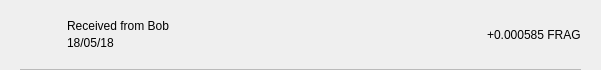
<?xml version="1.0" encoding="UTF-8"?>
<ui version="4.0">
 <class>TxRow</class>
 <widget class="QWidget" name="TxRow">
  <property name="geometry">
   <rect>
    <x>0</x>
    <y>0</y>
    <width>601</width>
    <height>70</height>
   </rect>
  </property>
  <property name="minimumSize">
   <size>
    <width>0</width>
    <height>40</height>
   </size>
  </property>
  <property name="windowTitle">
   <string>Form</string>
  </property>
  <layout class="QVBoxLayout" name="verticalLayout_3">
   <property name="spacing">
    <number>0</number>
   </property>
   <property name="leftMargin">
    <number>0</number>
   </property>
   <property name="topMargin">
    <number>0</number>
   </property>
   <property name="rightMargin">
    <number>0</number>
   </property>
   <property name="bottomMargin">
    <number>0</number>
   </property>
   <item>
    <widget class="QWidget" name="rowContainer" native="true">
     <layout class="QVBoxLayout" name="verticalLayout_2">
      <property name="spacing">
       <number>9</number>
      </property>
      <property name="leftMargin">
       <number>20</number>
      </property>
      <property name="topMargin">
       <number>9</number>
      </property>
      <property name="rightMargin">
       <number>20</number>
      </property>
      <property name="bottomMargin">
       <number>0</number>
      </property>
      <item>
       <widget class="QFrame" name="frame">
        <property name="styleSheet">
         <string notr="true">border:none;</string>
        </property>
        <property name="frameShape">
         <enum>QFrame::StyledPanel</enum>
        </property>
        <property name="frameShadow">
         <enum>QFrame::Raised</enum>
        </property>
        <layout class="QHBoxLayout" name="horizontalLayout" stretch="0,2,0">
         <property name="leftMargin">
          <number>0</number>
         </property>
         <property name="topMargin">
          <number>0</number>
         </property>
         <property name="rightMargin">
          <number>0</number>
         </property>
         <property name="bottomMargin">
          <number>0</number>
         </property>
         <item>
          <widget class="QPushButton" name="icon">
           <property name="focusPolicy">
            <enum>Qt::NoFocus</enum>
           </property>
           <property name="styleSheet">
            <string notr="true">border:none;</string>
           </property>
           <property name="text">
            <string/>
           </property>
           <property name="iconSize">
            <size>
             <width>28</width>
             <height>28</height>
            </size>
           </property>
          </widget>
         </item>
         <item>
          <layout class="QVBoxLayout" name="verticalLayout">
           <property name="spacing">
            <number>3</number>
           </property>
           <property name="leftMargin">
            <number>9</number>
           </property>
           <item>
            <widget class="QLabel" name="lblAddress">
             <property name="styleSheet">
              <string notr="true"/>
             </property>
             <property name="text">
              <string>Received from Bob</string>
             </property>
             <property name="alignment">
              <set>Qt::AlignBottom|Qt::AlignLeading|Qt::AlignLeft</set>
             </property>
            </widget>
           </item>
           <item>
            <widget class="QLabel" name="lblDate">
             <property name="styleSheet">
              <string notr="true"/>
             </property>
             <property name="text">
              <string>18/05/18</string>
             </property>
             <property name="alignment">
              <set>Qt::AlignLeading|Qt::AlignLeft|Qt::AlignTop</set>
             </property>
            </widget>
           </item>
          </layout>
         </item>
         <item>
          <widget class="QLabel" name="lblAmount">
           <property name="styleSheet">
            <string notr="true"/>
           </property>
           <property name="text">
            <string>+0.000585 FRAG</string>
           </property>
          </widget>
         </item>
        </layout>
       </widget>
      </item>
      <item>
       <widget class="QLabel" name="lblDivisory">
        <property name="minimumSize">
         <size>
          <width>0</width>
          <height>1</height>
         </size>
        </property>
        <property name="maximumSize">
         <size>
          <width>16777215</width>
          <height>1</height>
         </size>
        </property>
        <property name="styleSheet">
         <string notr="true">background-color:#bababa;</string>
        </property>
        <property name="text">
         <string/>
        </property>
        <property name="alignment">
         <set>Qt::AlignBottom|Qt::AlignLeading|Qt::AlignLeft</set>
        </property>
       </widget>
      </item>
     </layout>
    </widget>
   </item>
  </layout>
 </widget>
 <resources/>
 <connections/>
</ui>
